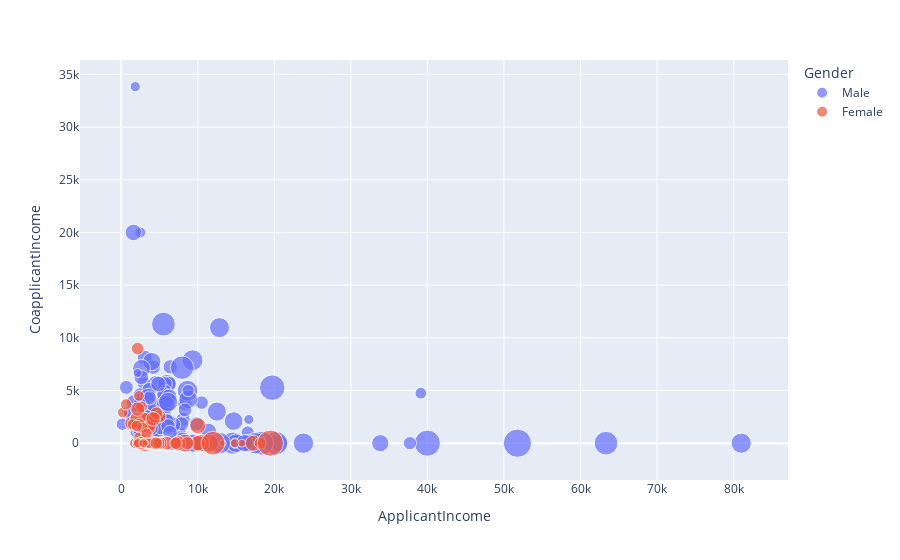

Here is the notebook cell this chart was saved with:
### Code cell
fig = px.scatter(df,
                 x="ApplicantIncome",
                 y="CoapplicantIncome",
                 color="Gender",
                 size="LoanAmount")
fig.show()

### Figure 1 — Plotly figure (JSON) as saved in the notebook; plotly's stock layout.template omitted (floating-point values rounded to 4 significant figures; data arrays with more than 128 entries replaced by an {"elided": "..."} marker saying what was removed)
{"data": [{"hovertemplate": "Gender=Male<br>ApplicantIncome=%{x}<br>CoapplicantIncome=%{y}<br>LoanAmount=%{marker.size}<extra></extra>", "legendgroup": "Male", "marker": {"color": "#636efa", "size": {"elided": "458 int values"}, "sizemode": "area", "sizeref": 1.75, "symbol": "circle"}, "mode": "markers", "name": "Male", "orientation": "v", "showlegend": true, "type": "scatter", "x": {"elided": "458 int values"}, "xaxis": "x", "y": {"elided": "458 float values"}, "yaxis": "y"}, {"hovertemplate": "Gender=Female<br>ApplicantIncome=%{x}<br>CoapplicantIncome=%{y}<br>LoanAmount=%{marker.size}<extra></extra>", "legendgroup": "Female", "marker": {"color": "#EF553B", "size": [76, 120, 144, 88, 120, 144, 100, 120, 112, 286, 116, 136, 111, 167, 137, 139, 148, 154, 259, 44, 137, 84, 100, 70, 225, 112, 108, 120, 120, 80, 214, 280, 112, 138, 255, 155, 120, 135, 90, 30, 54, 99, 115, 143, 135, 151, 132, 135, 104, 84, 56, 110, 67, 106, 71, 46, 105, 130, 116, 81, 55, 110, 156, 71, 103, 53, 194, 115, 66, 62, 178, 60, 160, 80, 81, 150, 138, 132, 98, 154, 225, 105, 113, 100, 40, 113, 95, 125, 140, 99, 95, 103, 182, 600, 9, 36, 70, 94, 496, 71, 133], "sizemode": "area", "sizeref": 1.75, "symbol": "circle"}, "mode": "markers", "name": "Female", "orientation": "v", "showlegend": true, "type": "scatter", "x": [3510, 3750, 3667, 3410, 2645, 4000, 1928, 3086, 4230, 11500, 4166, 4300, 3846, 1378, 2484, 2929, 7451, 3167, 10408, 4166, 2137, 4583, 2330, 14866, 10000, 4583, 3625, 1907, 4408, 3244, 10000, 8333, 3812, 3427, 3083, 3481, 7200, 3418, 2876, 3237, 1811, 2600, 4124, 5417, 4666, 5000, 5000, 3762, 2400, 2917, 2507, 4333, 2500, 1830, 4160, 2378, 5500, 2423, 3813, 4723, 15759, 2764, 6000, 3180, 1500, 1963, 7441, 4547, 2213, 3867, 2149, 2995, 2600, 2720, 4606, 8624, 7142, 5191, 210, 4350, 17263, 3326, 645, 3159, 13262, 2031, 3400, 18165, 4608, 2138, 3652, 5000, 4180, 19484, 2378, 3166, 2165, 4750, 12000, 2900, 4583], "xaxis": "x", "y": [0, 2083, 1459, 0, 3440, 2275, 1644, 0, 0, 0, 0, 0, 0, 1881, 2302, 2333, 0, 2283, 0, 0, 8980, 0, 4486, 0, 1666, 0, 0, 2365, 0, 0, 0, 0, 0, 0, 0, 0, 0, 0, 1560, 0, 1666, 1717, 0, 0, 0, 2541, 0, 1666, 1863, 0, 0, 2451, 0, 0, 0, 0, 0, 505, 0, 0, 0, 1459, 0, 0, 1800, 0, 0, 0, 0, 0, 3237, 0, 0, 0, 0, 0, 0, 0, 2917, 0, 0, 913, 3683, 0, 0, 1632, 0, 0, 2845, 0, 0, 0, 2306, 0, 0, 0, 0, 0, 0, 0, 0], "yaxis": "y"}], "layout": {"autosize": true, "legend": {"itemsizing": "constant", "title": {"text": "Gender"}, "tracegroupgap": 0}, "margin": {"t": 60}, "xaxis": {"anchor": "y", "autorange": true, "domain": [0, 1], "range": [-5238.0, 86880.0], "title": {"text": "ApplicantIncome"}, "type": "linear"}, "yaxis": {"anchor": "x", "autorange": true, "domain": [0, 1], "range": [-5139.0, 37030.0], "title": {"text": "CoapplicantIncome"}, "type": "linear"}}}
